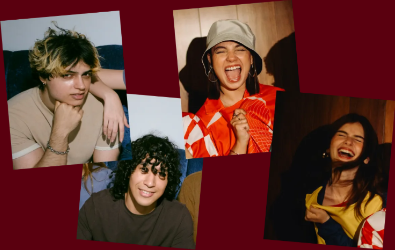
#> input picture scratch/true_orig_cards.png, 395 x 250 px, found by its file name
$ python extract_true_upright_card1.py
#> lines starting #> are read from the running program, lines starting #| are printed output that depends on the picture
import os
from PIL import Image
import numpy as np

cards = Image.open('scratch/true_orig_cards.png').convert('RGBA')

# In 1x (395, 250):
# Card 1 center:
# x in [6, 135] -> cx = 70.5
# y in [11, 175] -> cy = 93.0
cx = 70.5
cy = 93.0
angle = 5.26

# Rotate cards by -5.26 to make Card 1 upright
upright_cards = cards.rotate(-angle, resample=Image.Resampling.BICUBIC, center=(cx, cy))
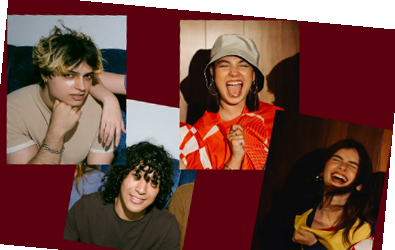
#> upright_cards: PIL image 395x250 RGBA; mean R, G, B, A 95.2, 51.6, 45.4, 239; transparent parts drawn white

# Crop Card 1 in upright:
# Width: ~135, Height: ~165
crop_box = (int(cx - 68), int(cy - 83), int(cx + 68), int(cy + 83))
card1_upright = upright_cards.crop(crop_box)
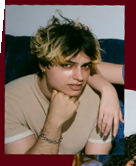
#> card1_upright: PIL image 136x166 RGBA; mean R, G, B, A 118.8, 98.2, 89.2, 253.2; transparent parts drawn white
card1_upright.save('scratch/true_card1_upright.png')

print("Saved true_card1_upright.png, size:", card1_upright.size)
#| Saved true_card1_upright.png, size: (136, 166)
